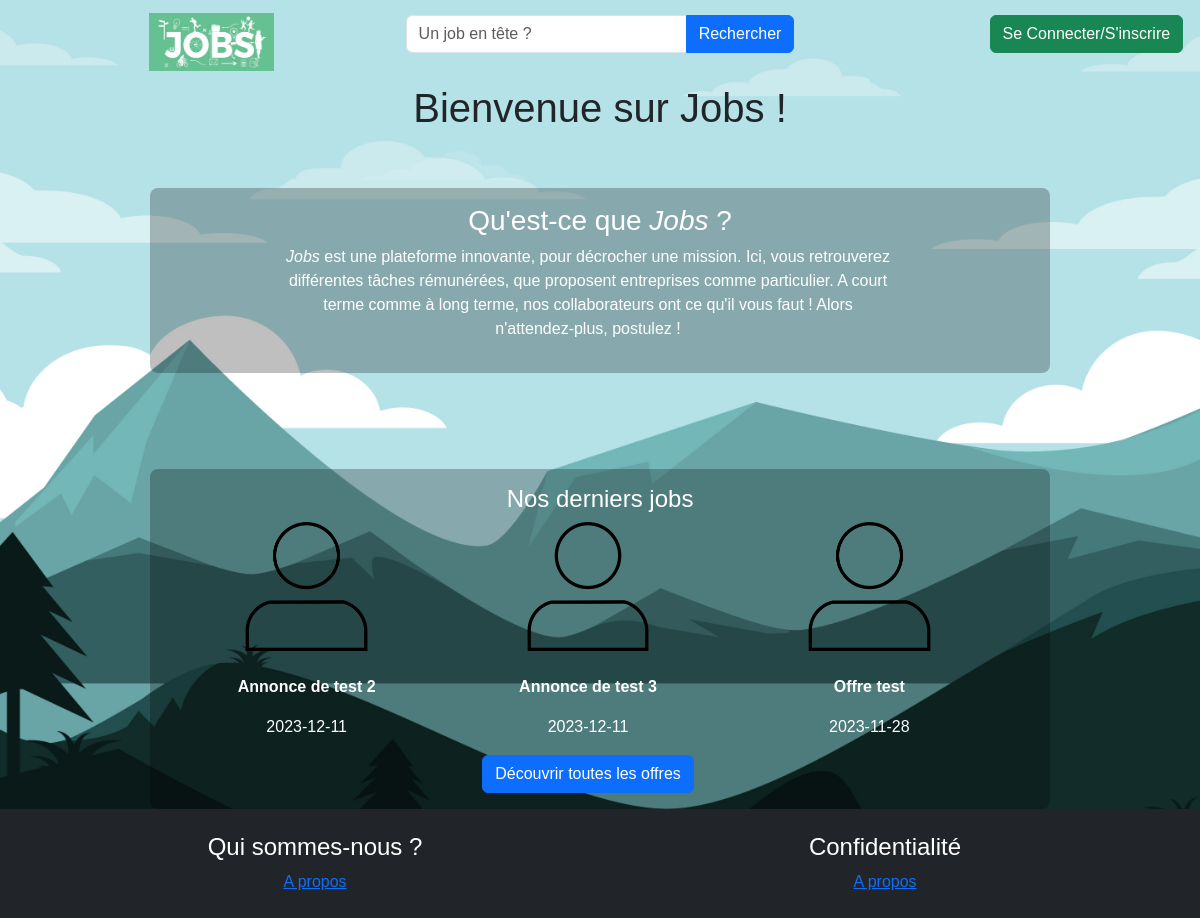
The app's page /, older data.
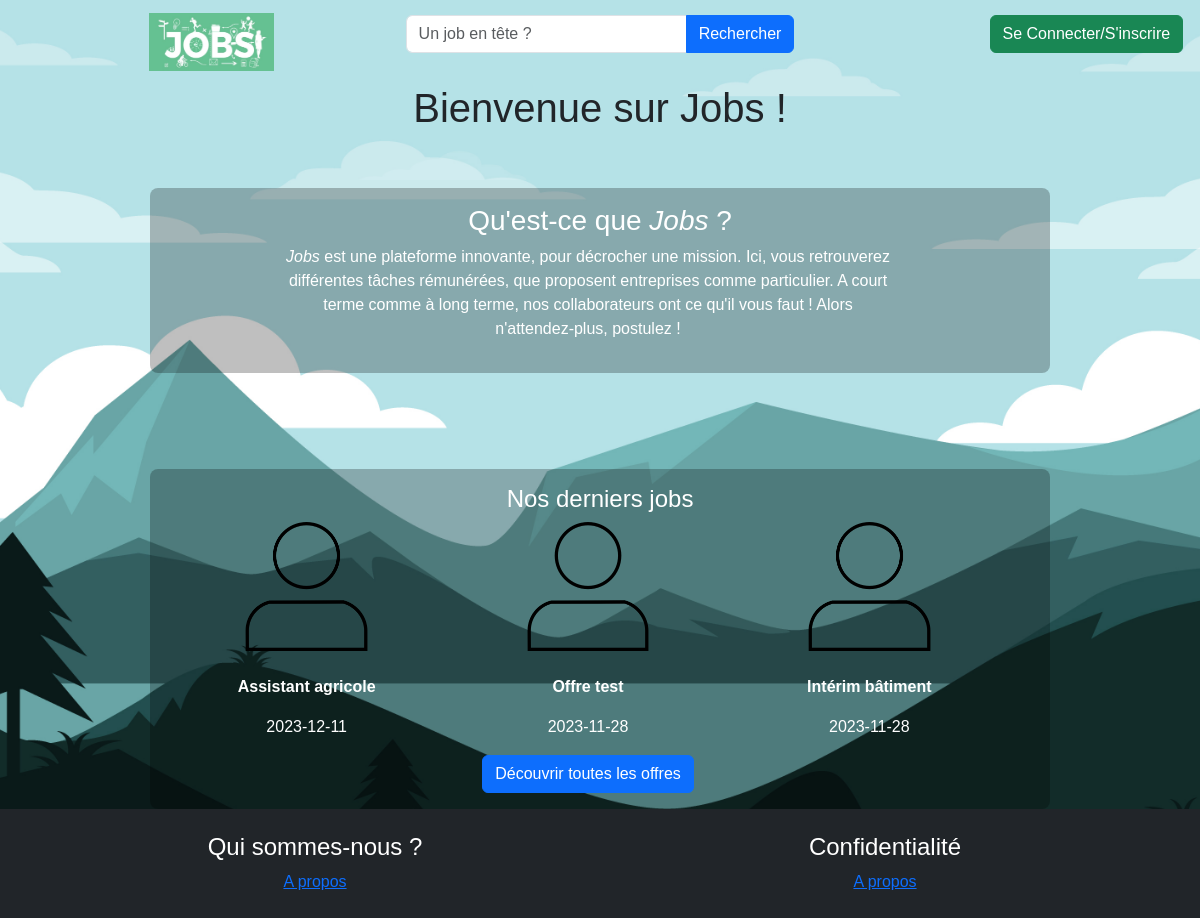
The same page, newer data.
### tables this page shows
CREATE TABLE `offre` (
  `idOffre` int(11) NOT NULL,
  `intitoffre` varchar(255) NOT NULL,
  `idAct` int(11) NOT NULL,
  `lieuTravail` varchar(100) NOT NULL,
  `idContrat` int(11) NOT NULL,
  `debutPeriod` date NOT NULL,
  `finPeriod` date DEFAULT NULL,
  `descOffre` text NOT NULL,
  `idEmployeur` int(11) NOT NULL,
  `idValidation` tinyint(1) NOT NULL DEFAULT 0,
  `datePublication` date NOT NULL DEFAULT current_timestamp()
);

### controleur/portail.php (called while the page is built, shortened)
<?php
include_once('modele/mod_annonces.php');
$dernieresAnnonces = getTopOffers();
include_once('vue/vue_portail.php');

### modele/mod_annonces.php (called while the page is built, shortened)
<?php
function getTopOffers(){
    $bdd = db_connect();
    $req = $bdd->prepare("SELECT * FROM offre ORDER BY datePublication DESC LIMIT 3;");
    if(!$req->execute()) throw new Exception("Erreur Requête!");
    return $req->fetchAll(PDO::FETCH_ASSOC);
}
?>

### vue/vue_portail.php (the view)
<?php
    include "vue/vue_entete.php";
?>
<div>
  <div class="col-md-12">
    <h1 class="text text-center">Bienvenue sur Jobs !</h1>
  </div>
<br><br>
<section id="aPropos">
  <div class="rounded-3 col-md-9 row bg-black bg-opacity-25 w-75 mx-auto p-3 align-self-center text-white" id="#aPropos">
    <h3 class="text text-center">Qu'est-ce que <em>Jobs</em> ?</h3>
<br>
      <div class="row">
        <div class="col-md-8 w-75 mx-auto">
          <p class="text-center"><em>Jobs</em> est une plateforme innovante, pour décrocher une mission. Ici, vous retrouverez
          différentes tâches rémunérées, que proposent entreprises comme particulier. A court terme comme à long
          terme, nos collaborateurs ont ce qu'il vous faut ! Alors n'attendez-plus, postulez !</p>
        </div>
      </div>
    </div>
</section>
<br><br>
  </div>
  <br><br>
  <div class="rounded-3 col-md-9 row bg-black bg-opacity-25 w-75 mx-auto p-3 align-self-center text-white">
    <h4 class="text text-center">Nos derniers jobs</h4>
    <div class="row">
      <?php
          foreach ($dernieresAnnonces as $annonces)
          {
            $intitOffre = $annonces['intitoffre'];
            $datePublication = $annonces['datePublication'];
      ?>
            <div class="col-md-4 text-center">
              <img src="vue/images/user.png" title="image-theme" width="50%">
              <br><br>
              <p><b><?= $intitOffre ?></b></p>
              <p><?= $datePublication ?></p>
            </div>
      <?php
          }
       ?>
        <div class="text text-center">
          <a class="btn btn-primary" href="index.php?section=lesOffres" role="button">Découvrir toutes les offres</a>
        </div>
  </div>
</div>
<?php include_once("vue/vue_footer.php"); ?>

Row changes from the older to the newer data that the page shows:
removed offre: intitoffre "Annonce de test 2", datePublication "2023-12-11"
changed offre: intitoffre "Annonce de test 3" → "Assistant agricole"
added offre: intitoffre "Intérim bâtiment", datePublication "2023-11-28"
